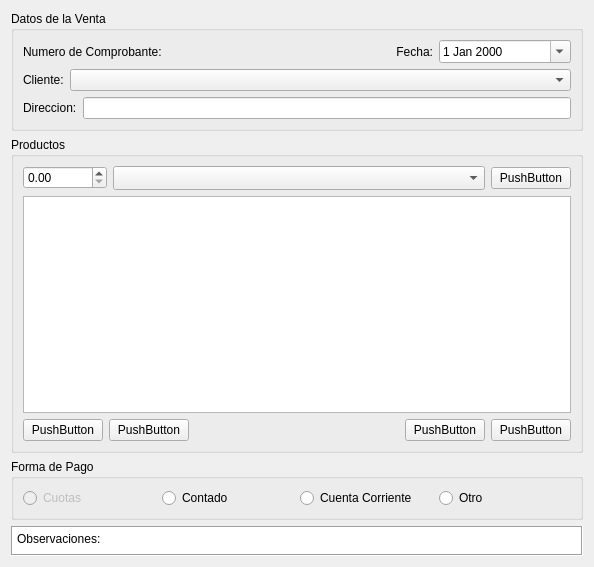
<?xml version="1.0" encoding="UTF-8"?>
<ui version="4.0">
 <class>FormAgregarRemitoBase</class>
 <widget class="QWidget" name="FormAgregarRemitoBase">
  <property name="geometry">
   <rect>
    <x>0</x>
    <y>0</y>
    <width>594</width>
    <height>567</height>
   </rect>
  </property>
  <property name="windowTitle">
   <string>Form</string>
  </property>
  <layout class="QVBoxLayout" name="verticalLayout_3">
   <item>
    <widget class="QGroupBox" name="GBCliente">
     <property name="sizePolicy">
      <sizepolicy hsizetype="Minimum" vsizetype="Minimum">
       <horstretch>0</horstretch>
       <verstretch>0</verstretch>
      </sizepolicy>
     </property>
     <property name="title">
      <string>Datos de la Venta</string>
     </property>
     <layout class="QVBoxLayout" name="verticalLayout">
      <item>
       <layout class="QHBoxLayout" name="horizontalLayout_3">
        <item>
         <widget class="QLabel" name="LNumeroComprobante">
          <property name="text">
           <string>Numero de Comprobante:</string>
          </property>
         </widget>
        </item>
        <item>
         <layout class="QHBoxLayout" name="horizontalLayout_2">
          <item>
           <widget class="QLabel" name="label_2">
            <property name="text">
             <string>Fecha:</string>
            </property>
            <property name="alignment">
             <set>Qt::AlignRight|Qt::AlignTrailing|Qt::AlignVCenter</set>
            </property>
           </widget>
          </item>
          <item>
           <widget class="QDateEdit" name="DEFecha">
            <property name="calendarPopup">
             <bool>true</bool>
            </property>
           </widget>
          </item>
         </layout>
        </item>
       </layout>
      </item>
      <item>
       <layout class="QHBoxLayout" name="horizontalLayout">
        <item>
         <widget class="QLabel" name="label">
          <property name="text">
           <string>Cliente:</string>
          </property>
         </widget>
        </item>
        <item>
         <widget class="ECBClientes" name="CBCliente">
          <property name="sizePolicy">
           <sizepolicy hsizetype="MinimumExpanding" vsizetype="Fixed">
            <horstretch>0</horstretch>
            <verstretch>0</verstretch>
           </sizepolicy>
          </property>
         </widget>
        </item>
       </layout>
      </item>
      <item>
       <layout class="QHBoxLayout" name="horizontalLayout_6">
        <item>
         <widget class="QLabel" name="label_3">
          <property name="text">
           <string>Direccion:</string>
          </property>
         </widget>
        </item>
        <item>
         <widget class="QLineEdit" name="LEDireccion"/>
        </item>
       </layout>
      </item>
     </layout>
    </widget>
   </item>
   <item>
    <widget class="QGroupBox" name="GBProductos">
     <property name="sizePolicy">
      <sizepolicy hsizetype="Preferred" vsizetype="MinimumExpanding">
       <horstretch>0</horstretch>
       <verstretch>0</verstretch>
      </sizepolicy>
     </property>
     <property name="title">
      <string>Productos</string>
     </property>
     <layout class="QVBoxLayout" name="verticalLayout_2">
      <item>
       <layout class="QHBoxLayout" name="hl4">
        <item>
         <widget class="EDSBPrecio" name="DSBCant">
          <property name="maximum">
           <double>1000000000.000000000000000</double>
          </property>
         </widget>
        </item>
        <item>
         <widget class="ECBProductos" name="CBProducto">
          <property name="sizePolicy">
           <sizepolicy hsizetype="MinimumExpanding" vsizetype="Fixed">
            <horstretch>0</horstretch>
            <verstretch>0</verstretch>
           </sizepolicy>
          </property>
          <property name="insertPolicy">
           <enum>QComboBox::NoInsert</enum>
          </property>
          <property name="sizeAdjustPolicy">
           <enum>QComboBox::AdjustToMinimumContentsLengthWithIcon</enum>
          </property>
         </widget>
        </item>
        <item>
         <widget class="QPushButton" name="PBAgregarProducto">
          <property name="sizePolicy">
           <sizepolicy hsizetype="Preferred" vsizetype="Fixed">
            <horstretch>0</horstretch>
            <verstretch>0</verstretch>
           </sizepolicy>
          </property>
          <property name="text">
           <string>PushButton</string>
          </property>
         </widget>
        </item>
       </layout>
      </item>
      <item>
       <widget class="QTableView" name="TVProductos">
        <property name="sizePolicy">
         <sizepolicy hsizetype="MinimumExpanding" vsizetype="MinimumExpanding">
          <horstretch>0</horstretch>
          <verstretch>0</verstretch>
         </sizepolicy>
        </property>
       </widget>
      </item>
      <item>
       <layout class="QHBoxLayout" name="horizontalLayout_5">
        <item>
         <widget class="QPushButton" name="PBAgregarDescuento">
          <property name="text">
           <string>PushButton</string>
          </property>
         </widget>
        </item>
        <item>
         <widget class="QPushButton" name="PBEliminarDescuento">
          <property name="text">
           <string>PushButton</string>
          </property>
         </widget>
        </item>
        <item>
         <spacer name="horizontalSpacer">
          <property name="orientation">
           <enum>Qt::Horizontal</enum>
          </property>
          <property name="sizeHint" stdset="0">
           <size>
            <width>40</width>
            <height>20</height>
           </size>
          </property>
         </spacer>
        </item>
        <item>
         <widget class="QPushButton" name="PBEliminar">
          <property name="text">
           <string>PushButton</string>
          </property>
         </widget>
        </item>
        <item>
         <widget class="QPushButton" name="PBEliminarTodo">
          <property name="text">
           <string>PushButton</string>
          </property>
         </widget>
        </item>
       </layout>
      </item>
     </layout>
    </widget>
   </item>
   <item>
    <widget class="QGroupBox" name="GBFormaPago">
     <property name="title">
      <string>Forma de Pago</string>
     </property>
     <layout class="QHBoxLayout" name="horizontalLayout_4">
      <item>
       <widget class="QRadioButton" name="RBCuotas">
        <property name="enabled">
         <bool>false</bool>
        </property>
        <property name="text">
         <string>Cuotas</string>
        </property>
       </widget>
      </item>
      <item>
       <widget class="QRadioButton" name="RBContado">
        <property name="text">
         <string>Contado</string>
        </property>
       </widget>
      </item>
      <item>
       <widget class="QRadioButton" name="RBCtaCte">
        <property name="text">
         <string>Cuenta Corriente</string>
        </property>
       </widget>
      </item>
      <item>
       <widget class="QRadioButton" name="RBOtro">
        <property name="text">
         <string>Otro</string>
        </property>
       </widget>
      </item>
     </layout>
    </widget>
   </item>
   <item>
    <widget class="QPlainTextEdit" name="PTEObservaciones">
     <property name="sizePolicy">
      <sizepolicy hsizetype="Expanding" vsizetype="Minimum">
       <horstretch>0</horstretch>
       <verstretch>0</verstretch>
      </sizepolicy>
     </property>
     <property name="maximumSize">
      <size>
       <width>16777215</width>
       <height>30</height>
      </size>
     </property>
     <property name="frameShape">
      <enum>QFrame::Box</enum>
     </property>
     <property name="plainText">
      <string>Observaciones: </string>
     </property>
    </widget>
   </item>
  </layout>
 </widget>
 <customwidgets>
  <customwidget>
   <class>ECBProductos</class>
   <extends>QComboBox</extends>
   <header>ecbproductos.h</header>
  </customwidget>
  <customwidget>
   <class>EDSBPrecio</class>
   <extends>QDoubleSpinBox</extends>
   <header>edsbprecio.h</header>
  </customwidget>
  <customwidget>
   <class>ECBClientes</class>
   <extends>QComboBox</extends>
   <header>ecbclientes.h</header>
  </customwidget>
 </customwidgets>
 <resources/>
 <connections/>
</ui>
